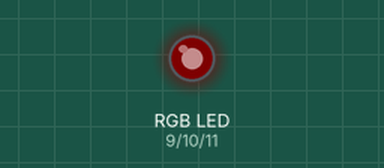
A sketch run on a simulated Arduino Uno, built with avr-gcc and run on an emulated ATmega328P. Shown: an RGB LED mixed from three pins (HIGH = lit). Dim RGB values are drawn brighter than linear.

Above: at 0.05 s.
At 2.15 s:
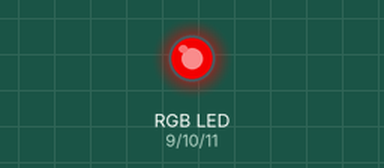
At 3.65 s:
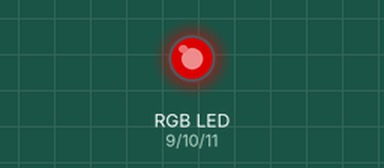
At 7.35 s:
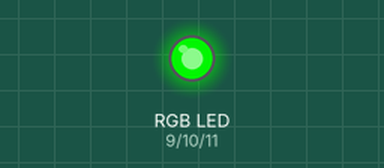
At 11.35 s:
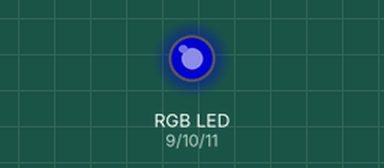
At 14.75 s:
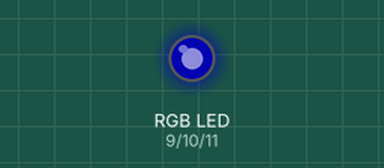
Timing chart, 0 to 19.9 s (numbered marks = the images above):
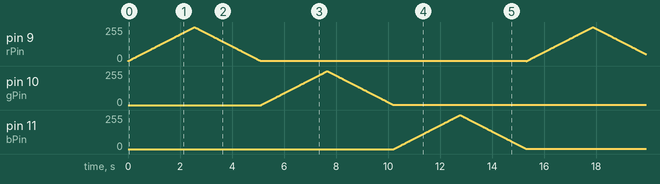

The sketch:

SWE.ino
```cpp
const int rPin = 9;
const int gPin = 10;
const int bPin = 11;


void setup() {
  // put your setup code here, to run once:

  pinMode(rPin,OUTPUT);
  pinMode(gPin,OUTPUT);
  pinMode(bPin,OUTPUT);


  digitalWrite(rPin, 0);
  digitalWrite(gPin, 0);
  digitalWrite(bPin, 0);
}

void loop() {

for (int i=0;i<255;i++){
  analogWrite(rPin,i);
  delay(10);
}

for (int i=255;i>0;i--){
    analogWrite(rPin,i);
  delay(10);
}

for (int i=0;i<255;i++){
  analogWrite(gPin,i);
  delay(10);
}

for (int i=255;i>0;i--){
    analogWrite(gPin,i);
  delay(10);
}

for (int i=0;i<255;i++){
  analogWrite(bPin,i);
  delay(10);
}

for (int i=255;i>0;i--){
    analogWrite(bPin,i);
  delay(10);
}

}
```
